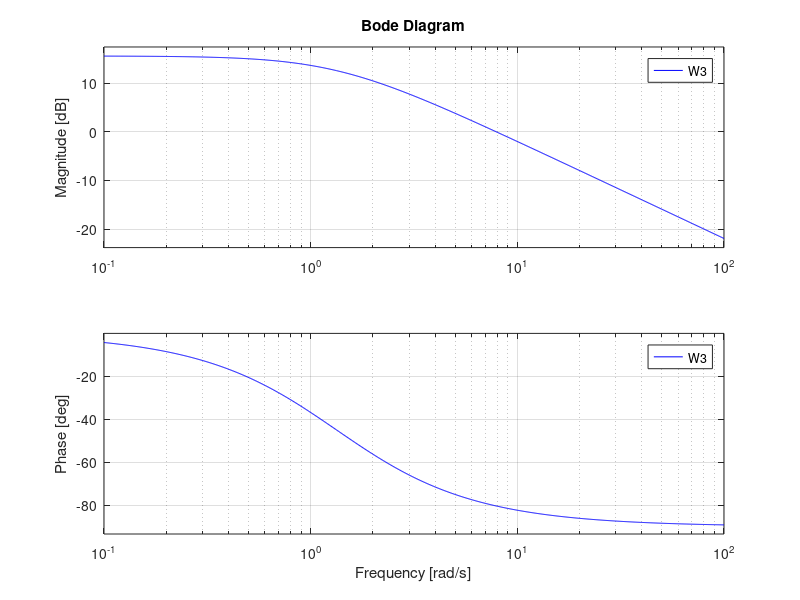
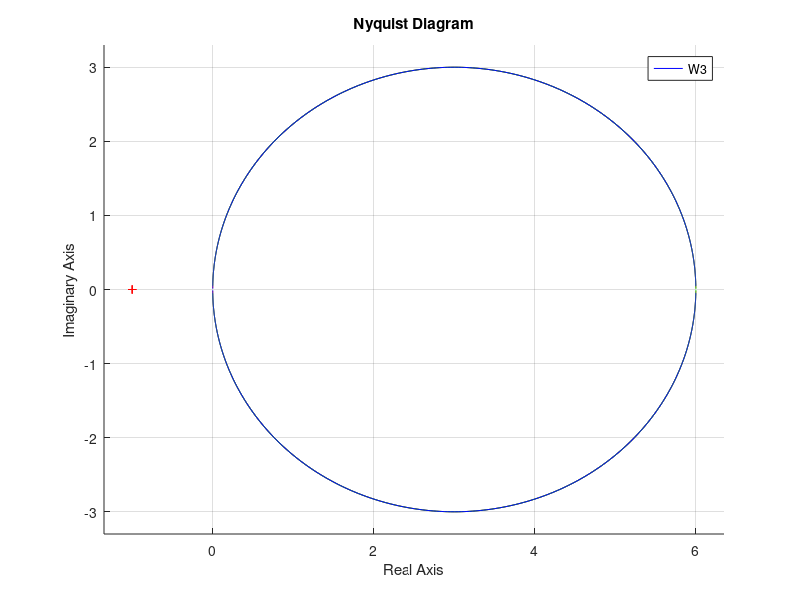
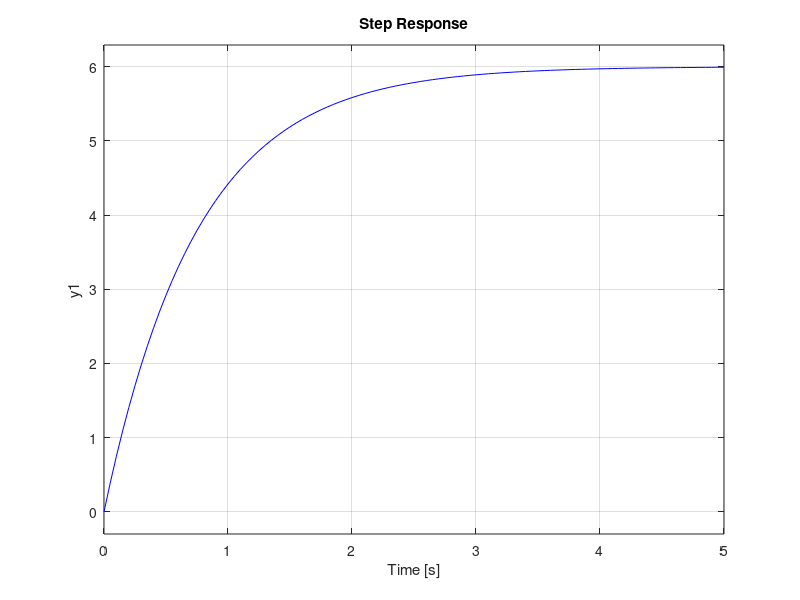

Write MATLAB code to recreate these figures, in order.
num = 6;
den1 = [3, 1];
den2 = [12, 1];
den3 = [3/4, 1];
W1 = tf(num,den1);
W2 = tf(num,den2);
W3 = tf(num,den3);
figure(1);
hold on;

bode(W1,'r');
bode(W2,'g');
bode(W3,'b');
figure(2);
hold on;

nyquist(W1,'r');
nyquist(W2,'g');
nyquist(W3,'b');
figure(3);
hold on;

step(W1,'r');
step(W2,'g');
step(W3,'b');
